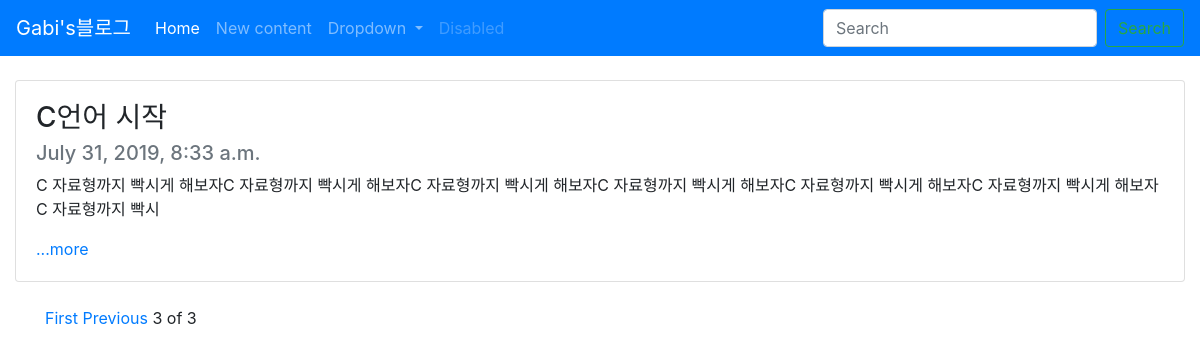
/?page=3, run on the app's committed database.
### blog/models.py (models this page shows, shortened)
class Blog(models.Model):
    title = models.CharField(max_length=200)
    pub_date = models.DateTimeField('date published')
    body = models.TextField()
    def summary(self):
        return self.body[:100]

### blog/views.py (the view)
# urls.py: 2. Add a URL to urlpatterns:  path('', views.home, name='home')
def home(request):
    blogs = Blog.objects
    blog_list = Blog.objects.all()
    paginator = Paginator(blog_list,3)
    page = request.GET.get('page')
    post = paginator.get_page(page)
    return render(request, 'home.html', {'blogs' : blogs, 'posts':post})

### blog/templates/home.html (shortened to what this page needs)
{% extends 'base.html'%}
{% block contents %}
<body>
<br>
{% for blog in posts %}
    <div class = "container-fluid">
    <div class="card">
    <div class="card-body">
    <h3 class="card-title">{{blog.title}}</h3>
    <h5 class="card-subtitle mb-2 text-muted">{{blog.pub_date}}</h5>
    <p class="card-text">{{blog.summary}}</p>
    <a href="{%url 'detail' blog.id%}" class="card-link">...more</a>
  </div>
</div><br>
    </div>
{% endfor%}
<div class = "container">
{% if posts.has_previous %}
<a href="?page=1">First</a>
<a href="?page={{posts.previous_page_number}}">Previous</a>
{% endif%}
<span>{{posts.number}}</span>
<span>of</span>
<span>{{posts.paginator.num_pages}}</span>
</div>
</body>
{% endblock %}

### data on the page
Blog: title "C언어 시작", pub_date "July 31, 2019, 8:33 a.m.", summary "C 자료형까지 빡시게 해보자C 자료형까지 빡시게 해보자C 자료형까지 빡시게 해보자C 자료형까지 빡시게 해보자C 자료형까지 빡시게 해보자C 자료형까지 빡시게 해보자C 자료형까지 빡시"

### other printed values
{{ posts.number }} "3"
{{ posts.paginator.num_pages }} "3"
